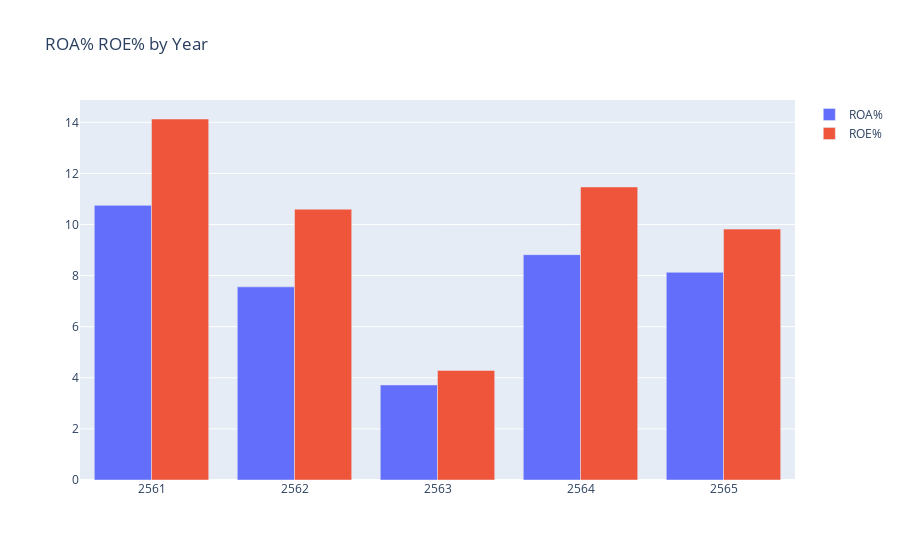

Write notebook code for a chart like this one.
### Code cell
PTT = Stock("PTT")
fs = PTT.financial_statement()

fig = go.Figure()
fig.add_trace(go.Bar(x=fs["year"],y=fs["ROA%"],name='ROA%'))
fig.add_trace(go.Bar(x=fs["year"],y=fs["ROE%"],name='ROE%'))
# Add a title to the plot
fig.update_layout(
    title="ROA% ROE% by Year"
)

fig.show()

### Figure 1 — Plotly figure (JSON) as saved in the notebook; plotly's stock layout.template omitted (floating-point values rounded to 4 significant figures)
{"data": [{"name": "ROA%", "type": "bar", "x": ["2561", "2562", "2563", "2564", "2565"], "y": [10.75, 7.56, 3.72, 8.82, 8.13]}, {"name": "ROE%", "type": "bar", "x": ["2561", "2562", "2563", "2564", "2565"], "y": [14.13, 10.6, 4.29, 11.47, 9.82]}], "layout": {"title": {"text": "ROA% ROE% by Year"}}}
